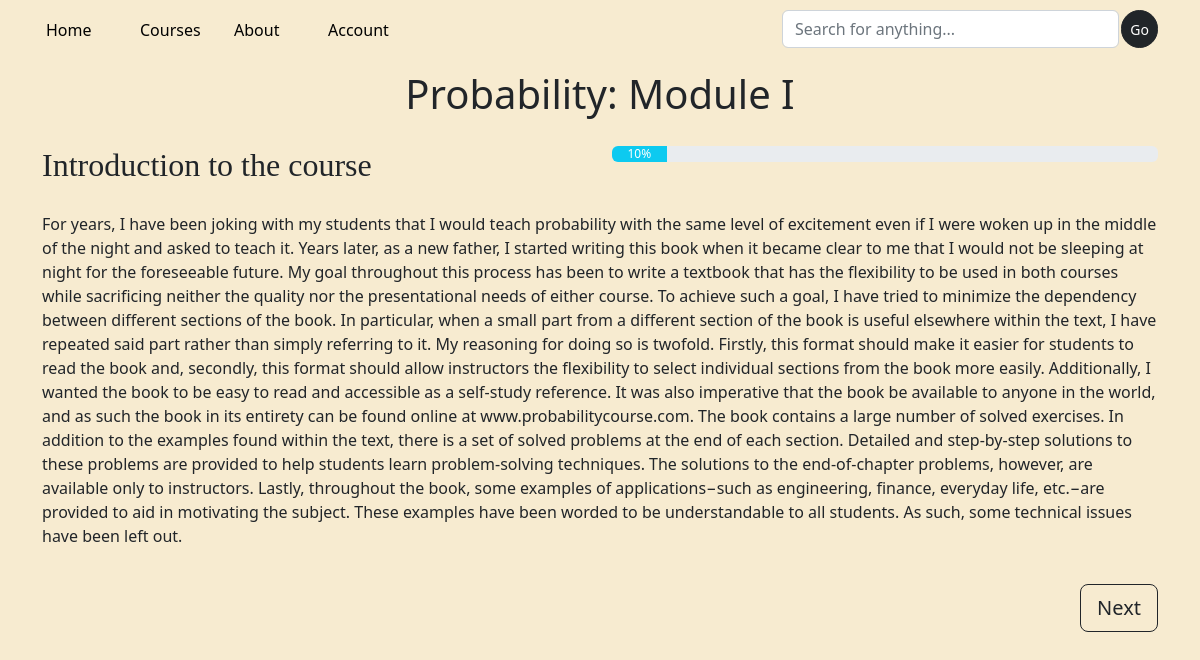
/course_page/Probability, run on the app's committed database.
### learning_platform/models.py (models this page shows, shortened)
class Course(models.Model):
    id = models.IntegerField(primary_key = True)
    title = models.CharField(max_length = 30)
    short_description = models.TextField()
    long_description = models.TextField()
    image = models.ImageField(upload_to = 'courses_icons/', null = False, blank = False)

### learning_platform/views.py (the view)
# urls.py: path('course_page/<str:course_title>', course_page, name = 'course_page'),
def course_page(request, course_title):
    queryset = Course.objects.filter(title = course_title).all()
    context = {'courses': queryset}
    return render(request, 'course_page.html', context = context)

### learning_platform/templates/course_page.html (shortened to what this page needs)
<!DOCTYPE html>
<html lang="en">
<head>
    <link href="https://cdn.jsdelivr.net/npm/bootstrap@5.2.0/dist/css/bootstrap.min.css" rel="stylesheet">
</head>
<body style="background-color: #f7ebd0">
<div class="container">
    <div class="row" style="margin-top: 10px; margin-bottom: 20px">
        <nav class="nav">
            <div class="col">
                <a class="nav-link" href="{% url 'index' %}" style="color: black">Home</a>
            </div>
            <div class="col">
                <a class="nav-link" href="{% url 'courses' %}" style="color: black">Courses</a>
            </div>
            <div class="col">
                <a class="nav-link" href="{% url 'about' %}" style="color: black">About</a>
            </div>
            <div class="col">
                <a class="nav-link" href="{% url 'account' %}" style="color: black">Account</a>
            </div>
            <div class="col-4">
            </div>
            <div class="col-4">
                <form class="d-flex justify-content-end">
                    <input class="form-control" type="search" placeholder="Search for anything...">
                    <button class="btn btn-sm btn-dark rounded-pill" type="submit" style="margin-left: 2px">Go</button>
                </form>
            </div>
        </nav>
    </div>
    {% for course in courses %}
        <div class="row" style="margin-bottom: 20px;">
            <h2 class="display-6 d-flex justify-content-center">{{ course.title }}: Module I</h2>
        </div>
        <div class="row" style="margin-bottom: 20px">
            <div class="col">
                <h2 class="d-flex justify-content-start" style="font-family: 'Calibri'">Introduction to the course</h2>
            </div>
            <div class="col">
                <div class="progress">
                    <div class="progress-bar bg-info" role="progressbar" style="width: 10%; text-align: center;">
                        10%
                    </div>
                </div>
            </div>
        </div>
        <div class="row" style="margin-bottom: 20px">
            <p>{{ course.long_description }}</p>
        </div>
        <div class="row" style="margin-bottom: 20px">
            <div class="col d-flex justify-content-end">
                <a class="btn btn-lg btn-outline-dark" href="{% url 'course_page' course_title=course.title %}">
                    Next
                </a>
            </div>
        </div>
    {% endfor %}
</div>
</body>
</html>

### data on the page
Course: title "Probability", long_description "For years, I have been joking with my students that I would teach probability with the same level of excitement even if I were woken up in the middle of the night and asked to teach it. Years later, as a new father, I started writing this book when it became clear to me that I would not be sleeping at night for the foreseeable future. My goal throughout this process has been to write a textbook that has the flexibility to be used in both courses while sacrificing neither the quality nor the presentational needs of either course. To achieve such a goal, I have tried to minimize the dependency between different sections of the book. In particular, when a small part from a different section of…"
